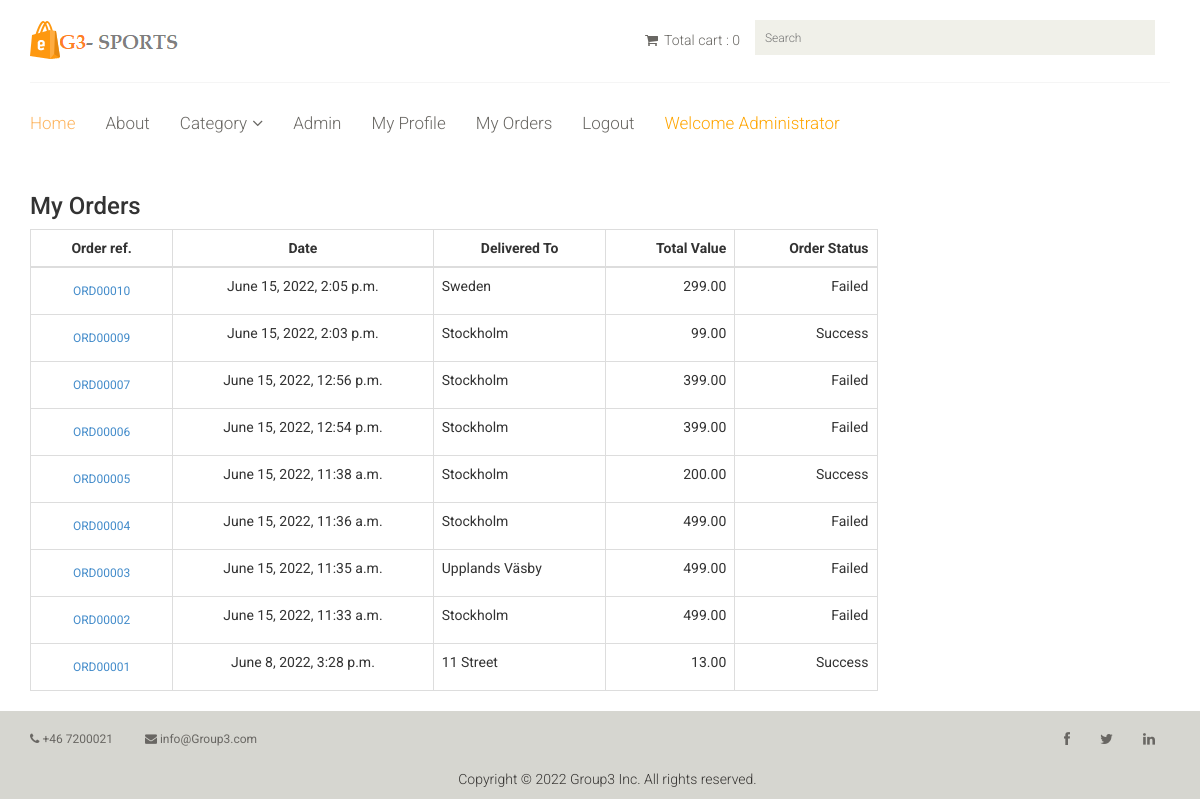
Page /onlineapp/user_orders/ (signed in) on the committed database.
### onlineapp/models.py (models this page shows, shortened)
class Order(models.Model):
    order_reference = models.CharField(max_length=50,unique=True)
    order_date=models.DateTimeField(default=datetime.now)
    customer = models.ForeignKey(User, on_delete=models.CASCADE)
    address=models.CharField(max_length=255)
    payment_provider=models.CharField(max_length=255)
    def get_total_value(self):
        total_value=OrderDetail.objects.filter(order=self.pk).aggregate(total_value=Sum(F('qty') * F('price')))['total_value']
        return "{:.2f}".format(total_value)
    def payment_status(self):
        if self.payment_provider:
            payment_status="Success"
        else:
            payment_status="Failed"
        return payment_status

### onlineapp/views.py (the view)
# urls.py: path('user_orders/',views.user_orders,name='user_orders'),
@login_required(login_url="/onlineapp/login")
def user_orders(request):
  category = ProductClassification.objects.all()
  orders=Order.objects.filter(customer=request.user).order_by('-id')
  return render(request, 'onlineapp/myorders.html',{'orders':orders,'category' : category})

### templates/onlineapp/myorders.html (shortened to what this page needs)
{% extends 'onlineapp/base.html' %}
{% load static %}
{% block content %}
<main class="container my-4">
	<h3 class="my-4 border-bottom pb-1">My Orders</h3>
	<div class="row">
		<div class="col-md-9">
			<div class="table-responsive">
				<table class="table-bordered table">
					<thead>
						<tr>
							<th class="text-center">Order ref.</th>
							<th class="text-center">Date</th>
							<th class="text-center">Delivered To</th>
							<th class="text-right">Total Value</th>
							<th class="text-right">Order Status</th>
						</tr>
					</thead>
					<tbody>
						{% for order in orders %}
						<tr>
							<td class="text-center"><a href="{% url 'onlineapp:user_order_detail' order.id %}" class="btn btn-sm btn-dark">{{order.order_reference}}</a></td>
                            <td class="text-center">{{order.order_date}}</td>
							<td class="text-left">{{order.address}}</td>
							<td class="text-right">{{order.get_total_value}}</td>
							<td class="text-right">{{order.payment_status}}</td>
						</tr>
						{% endfor %}
					</tbody>
				</table>
			</div>
		</div>
	</div>
</main>
{% endblock %}

### templates/onlineapp/base.html (shortened to what this page needs)
{% load static %}
<!DOCTYPE html>
<html lang="en">
<head>
	<link href="{% static 'css/bootstrap.min.css' %}" rel="stylesheet">
	<link href="{% static 'css/font-awesome.min.css' %}" rel="stylesheet">
	<link href="{% static 'css/prettyPhoto.css' %}" rel="stylesheet">
	<link href="{% static 'css/price-range.css' %}" rel="stylesheet">
	<link href="{% static 'css/animate.css' %}" rel="stylesheet">
	<link href="{% static 'css/main.css' %}" rel="stylesheet">
	<link href="{% static 'css/responsive.css' %}" rel="stylesheet">
</head>
<body>
	<div class="header-middle">
		<div class="container">
			<div class="row">
				<div class="col-sm-4">
					<div class="logo pull-left">
						<a href="{% url 'home' %}"><img src="{% static 'images/home/logo.jpg' %}" alt="" /></a>
					</div>
				</div>
				<div class="col-sm-8">
					<div class="shop-menu pull-right">
						<ul class="nav navbar-nav">
							<li>
								<a href="{% url 'onlineapp:cart_detail' %}">
									<i class="fa fa-shopping-cart"></i>
									Total cart : {{request.session.cart|length}}
								</a>
							</li>
							<div class="col-sm-4">
								<div class="search_box">
									<form action="/search" method="get">
										<input style="width:400px" type="text" placeholder="Search" name="prosearch">
									</form>
								</div>
							</div>
						</ul>
					</div>
				</div>
			</div>
		</div>
	</div>
	<div class="header-bottom">
		<div class="container">
			<div class="row">
				<div class="col-sm-9">
					<div class="mainmenu pull-left">
						<ul class="nav navbar-nav collapse navbar-collapse">
							<li><a href="{% url 'home' %}" class="active">Home</a></li>
							<li><a href="{% url 'onlineapp:about' %}">About</a></li>
							<li class="dropdown"><a href="#">Category<i class="fa fa-angle-down"></i></a>
							</li>
							{% if user.is_authenticated and user.is_superuser %}
							<li><a href="{% url 'admin:index' %}">Admin</a></li>
							<li><a href="{% url 'onlineapp:profile' %}">My Profile</a></li>
							<li><a href="{% url 'onlineapp:user_orders' %}">My Orders</a></li>
							<li><a href="{% url 'onlineapp:user_logout' %}">Logout</a></li>
							<li><a href="#"  style="justify-content:right; color: orange;">Welcome {{request.user.first_name}}</a></li>
							{% elif user.is_authenticated %}
							<li><a href="{% url 'onlineapp:profile' %}">My Profile</a></li>
							<li><a href="{% url 'onlineapp:user_orders' %}">My Orders</a></li>
							<li><a href="{% url 'onlineapp:user_logout' %}">Logout</a></li>
							<li><a href="#"  style="justify-content:right; color: orange;">Welcome {{request.user.first_name}}</a></li>
							{% else %}
							<li><a href="{% url 'onlineapp:user_login' %}">Login</a></li>
							<li><a href="{% url 'onlineapp:user_signup' %}">Sign up</a></li>
							{% endif %}
						</ul>
					</div>
				</div>
			</div>
		</div>
	</div>
	{% block content %}
	{% endblock content %}
	<footer id="footer">
		<div class="footer-bottom fixed-bottom">
			<div class="container">
				<div class="row">
					<div class="col-sm-6">
						<div class="contactinfo">
							<ul class="nav nav-pills">
								<li><a href="#"><i class="fa fa-phone"></i> +46 7200021</a></li>
								<li><a href="#"><i class="fa fa-envelope"></i> info@Group3.com</a></li>
							</ul>
						</div>
					</div>
					<div class="col-sm-6">
						<div class="social-icons pull-right">
							<ul class="nav navbar-nav">
								<li><a href="#"><i class="fa fa-facebook"></i></a></li>
								<li><a href="#"><i class="fa fa-twitter"></i></a></li>
								<li><a href="#"><i class="fa fa-linkedin"></i></a></li>
							</ul>
						</div>
					</div>
				</div>
			</div>
		</div>
		<div class="footer-bottom fixed-bottom">
			<div class="container">
				<div class="row">
					<p style="text-align:center">Copyright © 2022 Group3 Inc. All rights reserved.</p>
				</div>
			</div>
		</div>
	</footer>
</body>
</html>

### static/css/main.css (style rules this page uses)
body { font-family: 'Roboto', sans-serif; background:; position: relative; font-weight:400px; }
ul li { list-style: none; }
a { -webkit-transition: 300ms; -moz-transition: 300ms; -o-transition: 300ms; transition: 300ms; }
h1, h2, h3, h4, h5, h6 { font-family: 'Roboto', sans-serif; }
.contactinfo ul li:first-child { margin-left: -15px; }
.contactinfo ul li a { font-size: 12px; color: #696763; font-family: 'Roboto', sans-serif; }
.social-icons ul li a { border: 0 none; border-radius: 0; color: #696763; padding:0px; }
.social-icons ul li { display:inline-block; }
.social-icons ul li a i { padding: 11px 15px; transition: all 0.9s ease 0s; -moz-transition: all 0.9s ease 0s; -webkit-transition: all 0.9s ease 0s; -o-transition: all 0.9s ease 0s; }
.header-middle .container .row { border-bottom: 1px solid #f5f5f5; margin-left: 0; margin-right: 0; padding-bottom: 20px; padding-top: 20px; }
.header-middle .container .row .col-sm-4 { padding-left: 0; }
.header-middle .container .row .col-sm-8 { padding-right:0; }
.shop-menu ul li { display:inline-block; padding-left: 15px; padding-right: 15px; }
.shop-menu ul li a { background: #FFFFFF; color: #696763; font-family: 'Roboto', sans-serif; font-size: 14px; font-weight: 300; padding:0; padding-right: 0; margin-top: 10px; }
.shop-menu ul li a i { margin-right:3px; }
.header-bottom { padding-bottom: 30px; padding-top: 30px; }
.navbar-collapse.collapse { padding-left: 0; }
.mainmenu ul li { padding-right: 15px; padding-left: 15px; }
.mainmenu ul li:first-child { padding-left: 0px; }
.mainmenu ul li a { color: #696763; font-family: 'Roboto', sans-serif; font-size: 17px; font-weight: 300; padding: 0; padding-bottom: 10px; }
.mainmenu ul li a:hover, .mainmenu ul li a.active, .shop-menu ul li a.active { background:none; color:#fdb45e; }
.search_box input { background: #F0F0E9; border: medium none; color: #B2B2B2; font-family: 'roboto'; font-size: 12px; font-weight: 300; height: 35px; outline: medium none; padding-left: 10px; width: 155px; background-image: url(../images/home/searchicon.png); background-repeat: no-repeat; background-position: 130px; }
.fa-angle-down { padding-left: 5px; }
#footer { background: #F0F0E9; }
.footer-bottom { background: #D6D6D0; padding-top: 10px; }
.footer-bottom p { color: #363432; font-family: 'Roboto', sans-serif; font-weight: 300; margin-left: 15px; }

### rows in the picture
Order: order_reference "ORD00010", order_date "June 15, 2022, 2:05 p.m.", address "Sweden", get_total_value "299.00", payment_status "Failed"
Order: order_reference "ORD00009", order_date "June 15, 2022, 2:03 p.m.", address "Stockholm", get_total_value "99.00", payment_status "Success"
Order: order_reference "ORD00007", order_date "June 15, 2022, 12:56 p.m.", address "Stockholm", get_total_value "399.00", payment_status "Failed"
Order: order_reference "ORD00006", order_date "June 15, 2022, 12:54 p.m.", address "Stockholm", get_total_value "399.00", payment_status "Failed"
Order: order_reference "ORD00005", order_date "June 15, 2022, 11:38 a.m.", address "Stockholm", get_total_value "200.00", payment_status "Success"
Order: order_reference "ORD00004", order_date "June 15, 2022, 11:36 a.m.", address "Stockholm", get_total_value "499.00", payment_status "Failed"
Order: order_reference "ORD00003", order_date "June 15, 2022, 11:35 a.m.", address "Upplands Väsby", get_total_value "499.00", payment_status "Failed"
Order: order_reference "ORD00002", order_date "June 15, 2022, 11:33 a.m.", address "Stockholm", get_total_value "499.00", payment_status "Failed"
Order: order_reference "ORD00001", order_date "June 8, 2022, 3:28 p.m.", address "11 Street", get_total_value "13.00", payment_status "Success"

### other values in the picture
{{ request.session.cart|length }} "0"
{{ request.user.first_name }} "Administrator"
